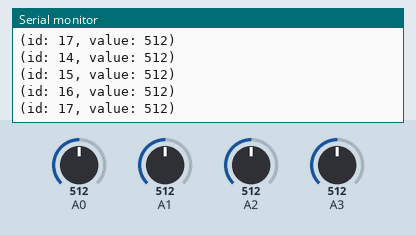
Simulated run of this sketch. Board: Arduino Uno, built with avr-gcc and run on an emulated ATmega328P. On the bench: the last lines printed to the serial monitor. The test bench sets the inputs (shaded band); at power-on: A0 = 512, A1 = 512, A2 = 512, A3 = 512.

Above: at 1.8 s.
1.9 s: A0 set to 716
3.4 s: A1 set to 716
At 4.7 s:
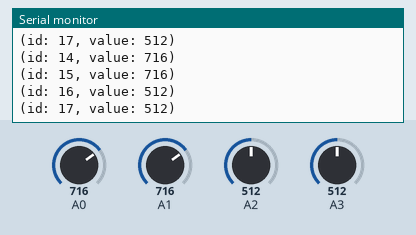
4.9 s: A2 set to 716
At 5.7 s:
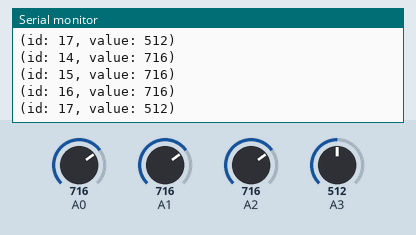
6.4 s: A3 set to 716
At 7.7 s:
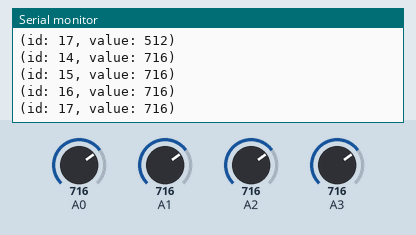
7.9 s: A0 set to 992
9.4 s: A1 set to 992
At 11.1 s:
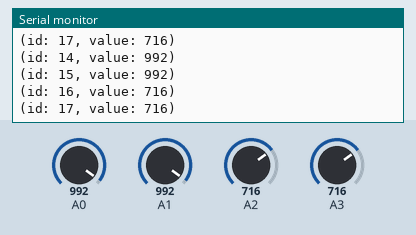
Timing chart, 0 to 11.9 s (numbered marks = the images above; inputs shaded):
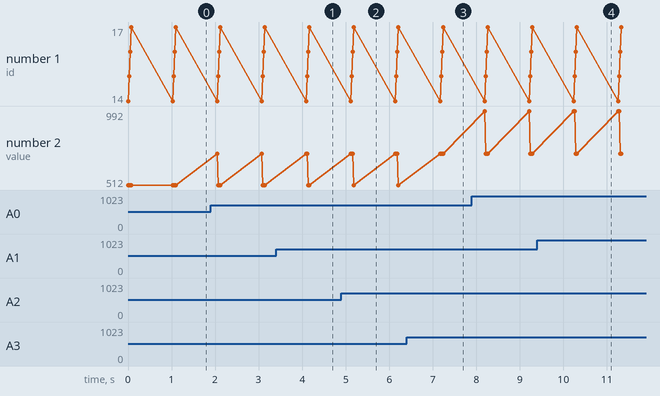

Measured:
- after the input at 3.4 s, the serial monitor: prints a new line after 0.72 s (image 1)
- after the input at 4.9 s, the serial monitor: prints a new line after 0.27 s (image 2)
- after the input at 6.4 s, the serial monitor: prints a new line after 0.84 s (image 3)
- after the input at 9.4 s, the serial monitor: prints a new line after 0.86 s (image 4)

The sketch:

dump.ino
```cpp
const int measurments_delay = 1000;

void print_dryness_sensor(int id, int v)
{
  Serial.print("(id: ");
  Serial.print(id);
  Serial.print(", value: ");
  Serial.print(v);
  Serial.println(")");
}

int read_dryness(int sensor_pin)
{
  int sensor_value = analogRead(sensor_pin);
  return sensor_value;
}

void setup()
{
  Serial.begin(9600);
}

void loop()
{
  print_dryness_sensor(A0, read_dryness(A0));
  print_dryness_sensor(A1, read_dryness(A1));
  print_dryness_sensor(A2, read_dryness(A2));
  print_dryness_sensor(A3, read_dryness(A3));
  delay(measurments_delay);
}

/*
  2016-02-19
*/
```
